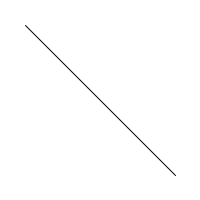
Frame 1 (no input)
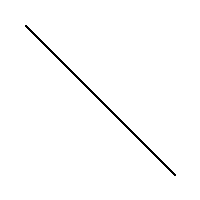
Frame 60 (the mouse pressed at the canvas centre just before this capture)
Frame 120 (the mouse held since frame 60 and released just before this capture): identical to frame 60, image omitted

The Processing sketch that drew these frames (run headless with seeded random() and noise(); from frame 60 on, the mouse is pressed at the canvas centre):

// Processing sketch: fig_2_3
// ── fig_2_3.pde
void setup()

{ 

  size(200,200);

  background(255);

}

void draw()

{

  line(25,25,175,175);

}
